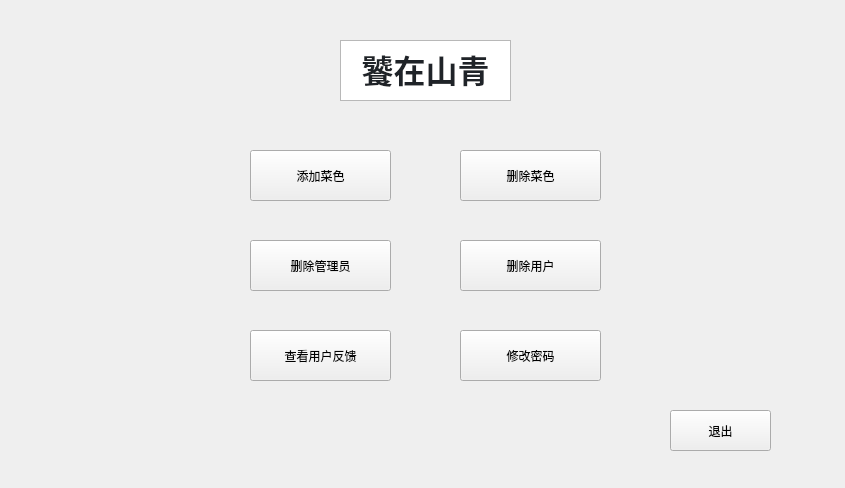
<?xml version="1.0" encoding="UTF-8"?>
<ui version="4.0">
 <class>adminfunc</class>
 <widget class="QWidget" name="adminfunc">
  <property name="geometry">
   <rect>
    <x>0</x>
    <y>0</y>
    <width>845</width>
    <height>488</height>
   </rect>
  </property>
  <property name="windowTitle">
   <string>Form</string>
  </property>
  <widget class="QTextBrowser" name="textBrowser">
   <property name="geometry">
    <rect>
     <x>340</x>
     <y>40</y>
     <width>171</width>
     <height>61</height>
    </rect>
   </property>
   <property name="html">
    <string>&lt;!DOCTYPE HTML PUBLIC &quot;-//W3C//DTD HTML 4.0//EN&quot; &quot;http://www.w3.org/TR/REC-html40/strict.dtd&quot;&gt;
&lt;html&gt;&lt;head&gt;&lt;meta name=&quot;qrichtext&quot; content=&quot;1&quot; /&gt;&lt;meta charset=&quot;utf-8&quot; /&gt;&lt;style type=&quot;text/css&quot;&gt;
p, li { white-space: pre-wrap; }
hr { height: 1px; border-width: 0; }
li.unchecked::marker { content: &quot;\2610&quot;; }
li.checked::marker { content: &quot;\2612&quot;; }
&lt;/style&gt;&lt;/head&gt;&lt;body style=&quot; font-family:'Microsoft YaHei UI'; font-size:9pt; font-weight:400; font-style:normal;&quot;&gt;
&lt;p align=&quot;center&quot; style=&quot; margin-top:0px; margin-bottom:0px; margin-left:0px; margin-right:0px; -qt-block-indent:0; text-indent:0px;&quot;&gt;&lt;span style=&quot; font-family:'-apple-system','BlinkMacSystemFont','Segoe UI','Noto Sans','Helvetica','Arial','sans-serif','Apple Color Emoji','Segoe UI Emoji'; font-size:24pt; font-weight:700; color:#1f2328; background-color:#ffffff;&quot;&gt;饕在山青&lt;/span&gt;&lt;/p&gt;&lt;/body&gt;&lt;/html&gt;</string>
   </property>
  </widget>
  <widget class="QPushButton" name="dishesadd">
   <property name="geometry">
    <rect>
     <x>250</x>
     <y>150</y>
     <width>141</width>
     <height>51</height>
    </rect>
   </property>
   <property name="text">
    <string>添加菜色</string>
   </property>
  </widget>
  <widget class="QPushButton" name="dishesdelete">
   <property name="geometry">
    <rect>
     <x>460</x>
     <y>150</y>
     <width>141</width>
     <height>51</height>
    </rect>
   </property>
   <property name="text">
    <string>删除菜色</string>
   </property>
  </widget>
  <widget class="QPushButton" name="admindelete">
   <property name="geometry">
    <rect>
     <x>250</x>
     <y>240</y>
     <width>141</width>
     <height>51</height>
    </rect>
   </property>
   <property name="text">
    <string>删除管理员</string>
   </property>
  </widget>
  <widget class="QPushButton" name="usersdelete">
   <property name="geometry">
    <rect>
     <x>460</x>
     <y>240</y>
     <width>141</width>
     <height>51</height>
    </rect>
   </property>
   <property name="text">
    <string>删除用户</string>
   </property>
  </widget>
  <widget class="QPushButton" name="commentsshow">
   <property name="geometry">
    <rect>
     <x>250</x>
     <y>330</y>
     <width>141</width>
     <height>51</height>
    </rect>
   </property>
   <property name="text">
    <string>查看用户反馈</string>
   </property>
  </widget>
  <widget class="QPushButton" name="passwordchange">
   <property name="geometry">
    <rect>
     <x>460</x>
     <y>330</y>
     <width>141</width>
     <height>51</height>
    </rect>
   </property>
   <property name="text">
    <string>修改密码</string>
   </property>
  </widget>
  <widget class="QPushButton" name="back">
   <property name="geometry">
    <rect>
     <x>670</x>
     <y>410</y>
     <width>101</width>
     <height>41</height>
    </rect>
   </property>
   <property name="text">
    <string>退出</string>
   </property>
  </widget>
 </widget>
 <resources/>
 <connections/>
</ui>
